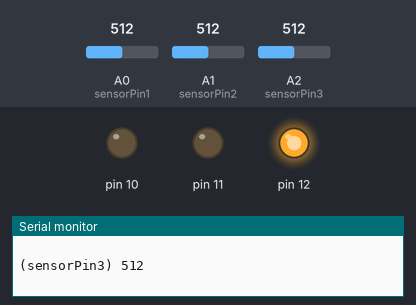
The sketch below on a simulated Arduino Uno, built with avr-gcc and run on an emulated ATmega328P. On the bench: output pins drawn as LEDs (lit = HIGH), the last lines printed to the serial monitor. The inputs (shaded band) are chosen by the test bench; at power-on: A0 (sensorPin1) = 512, A1 (sensorPin2) = 512, A2 (sensorPin3) = 512.

Above: at 2.3 s.
2.4 s: A0 (sensorPin1) set to 692
4.5 s: A0 (sensorPin1) set to 711
At 5.6 s:
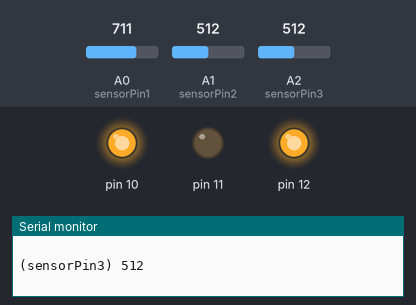
Timing chart, 0 to 7.5 s (numbered marks = the images above; inputs shaded):
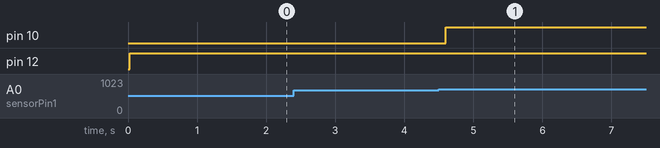

Measured:
- the behaviour switches between 699 and 700 on A0 (sensorPin1) (found by bisection; images 0 and 1)
- after the input at 4.5 s, pin 10: LOW → HIGH after 0.10 s

The sketch:

capstonear.ino
```cpp
int sensorPin1 = A0;
int sensorValue1 = 0;

int sensorPin2 = A1;
int sensorValue2 = 0;

int sensorPin3 = A2;
int sensorValue3 = 0;


void setup ()
            {
              Serial.begin (9600);

              pinMode (12, OUTPUT);
              pinMode (11, OUTPUT);
              pinMode (10, OUTPUT);


            }

void loop ()
            {
              sensorValue1 = analogRead (sensorPin1);
              sensorValue2 = analogRead (sensorPin2);
              sensorValue3 = analogRead (sensorPin3);

              Serial.print("--------------------");
              Serial.println("");

              Serial.print("(sensorPin1) ");
              Serial.println(sensorValue1);
              Serial.println("  ");

              Serial.print("(sensorPin2) ");
              Serial.println(sensorValue2);
              Serial.println("  ");

              Serial.print("(sensorPin3) ");
              Serial.println(sensorValue3);
              Serial.println("  ");


            if (sensorValue1 >= 700 )
                                      {
                                        digitalWrite(10,HIGH);
                                        delay(1000);
                                      }
            /////////////////////////////////////////////////////////////////////////////////////
           else if (sensorValue2 <= 800)
                                      {
                                        digitalWrite(12,HIGH);
                                        delay(1000);
                                      }

            else if (sensorValue3 >= 800)
                                      {
                                        digitalWrite(11,HIGH);
                                        delay(1000);
                                      }

            else {
                     digitalWrite(10,LOW);
                     digitalWrite(11,LOW);
                     digitalWrite(12,LOW);

                  }

                delay(500);
}
```
